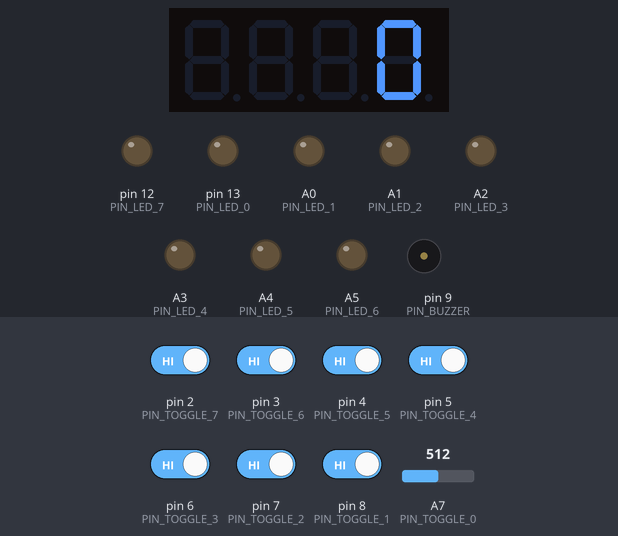
The sketch below on a simulated Arduino Nano, built with avr-gcc and run on an emulated ATmega328P. Parts: 4-digit seven-segment display, output pins drawn as LEDs (lit = HIGH), buzzer (waves = sounding, pin HIGH). The inputs (shaded band) are chosen by the test bench; at power-on: pin 2 (PIN_TOGGLE_7), pin 3 (PIN_TOGGLE_6), pin 4 (PIN_TOGGLE_5), pin 5 (PIN_TOGGLE_4), pin 6 (PIN_TOGGLE_3), pin 7 (PIN_TOGGLE_2), pin 8 (PIN_TOGGLE_1) HIGH, A7 (PIN_TOGGLE_0) = 512.

Above: at 0.03 s.
At 2.31 s:
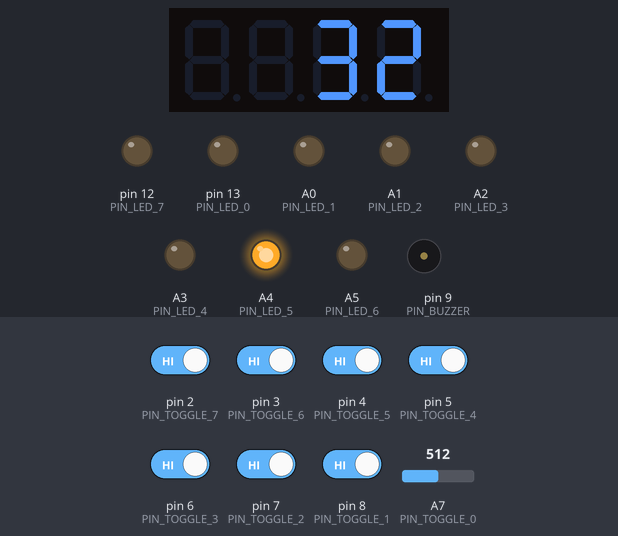
At 4.59 s:
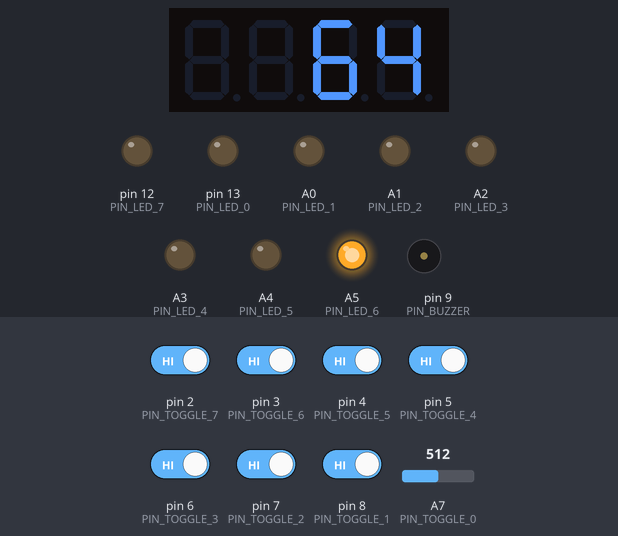
At 9.16 s:
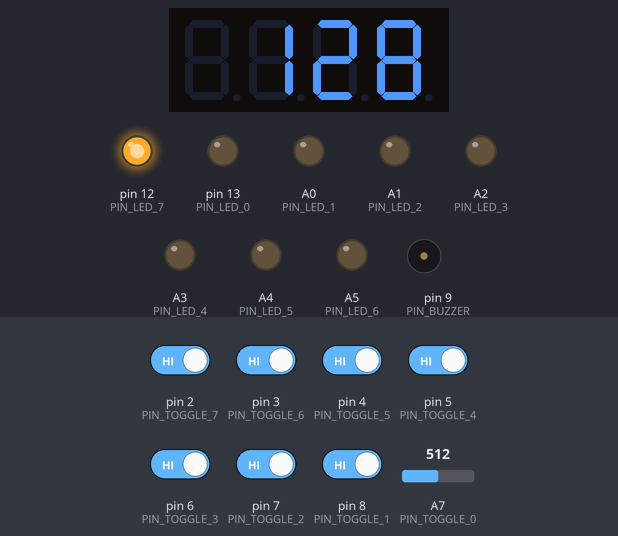
At 13.73 s:
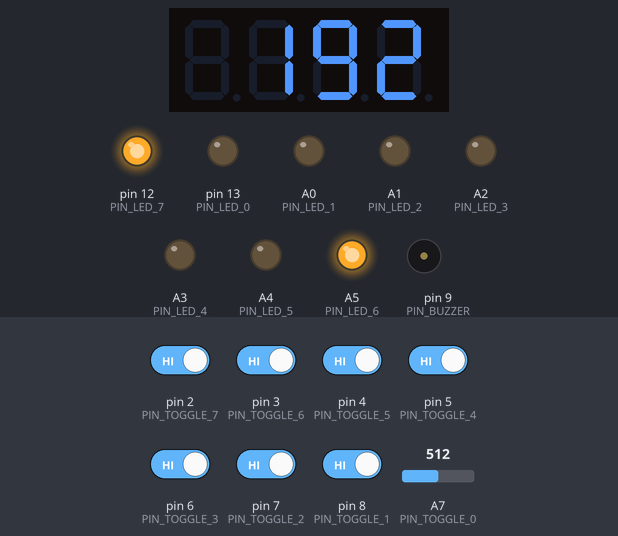
At 18.3 s:
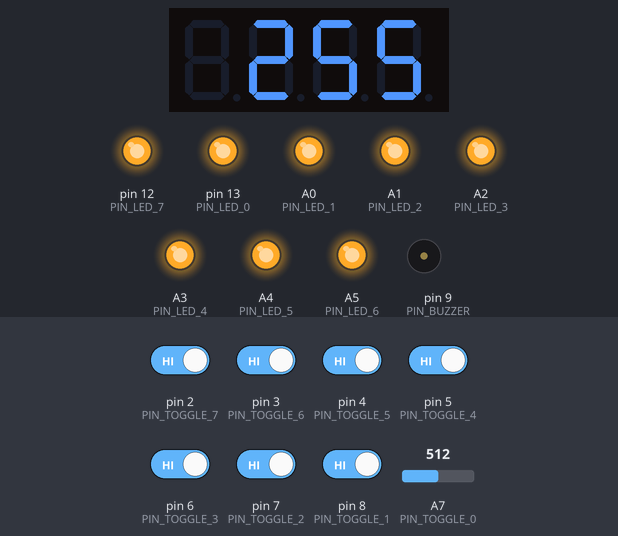
Timing chart, 0 to 19.8 s (numbered marks = the images above):
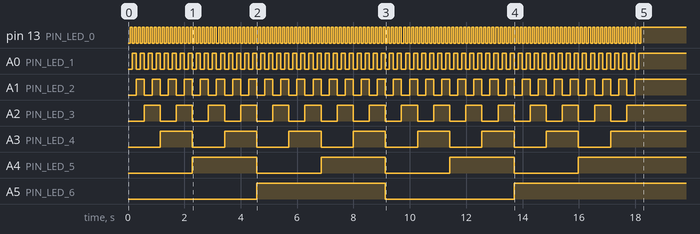

The sketch:

ToggleCounter.ino
```cpp
/*
   8-Bit Counter

   Converts the input of 8 toggle switches arranged to represent
   binary code into a decimal format displayed in a 7-segment display.

   Abort startup sequence by actuating any toggle switch.

   MCU: Arduino Nano with Atmega168p

   After 3 minutes of no activity  begin audible chirp.

   Due to pin limitations, toggle0 uses an analog pin with
   a pull-up resitor to detect the state via ADC.

   Created: 09-11-2020
   Reuben Strangelove

   Device uses 2x AA batteries.
   Consumes 107ma all LEDs on, 28ma all LEDs off.
*/

#include <TM1637Display.h> // https://github.com/avishorp/TM1637

#define PIN_TM1637_CLK 11
#define PIN_TM1637_DIO 10

#define PIN_BUZZER 9

#define PIN_LED_0 13
#define PIN_LED_1 A0
#define PIN_LED_2 A1
#define PIN_LED_3 A2
#define PIN_LED_4 A3
#define PIN_LED_5 A4
#define PIN_LED_6 A5
#define PIN_LED_7 12

#define PIN_TOGGLE_0 A7
#define PIN_TOGGLE_1 8
#define PIN_TOGGLE_2 7
#define PIN_TOGGLE_3 6
#define PIN_TOGGLE_4 5
#define PIN_TOGGLE_5 4
#define PIN_TOGGLE_6 3
#define PIN_TOGGLE_7 2

TM1637Display display(PIN_TM1637_CLK, PIN_TM1637_DIO);

const unsigned long timeOutDelay = 180000;  // milliseconds
const unsigned long chirpDelay = 20000;      // milliseconds

byte number;
byte oldNumber;
unsigned long timeOutMillis;
unsigned long chirpMillis;

void setup()
{
  // Set LED pins as ouputs.
  pinMode(PIN_LED_0, OUTPUT);
  pinMode(PIN_LED_1, OUTPUT);
  pinMode(PIN_LED_2, OUTPUT);
  pinMode(PIN_LED_3, OUTPUT);
  pinMode(PIN_LED_4, OUTPUT);
  pinMode(PIN_LED_5, OUTPUT);
  pinMode(PIN_LED_6, OUTPUT);
  pinMode(PIN_LED_7, OUTPUT);
  pinMode(PIN_BUZZER, OUTPUT);

  // Set toggle switch pins as inputs.
  pinMode(PIN_TOGGLE_0, INPUT);
  pinMode(PIN_TOGGLE_1, INPUT);
  pinMode(PIN_TOGGLE_2, INPUT);
  pinMode(PIN_TOGGLE_3, INPUT);
  pinMode(PIN_TOGGLE_4, INPUT);
  pinMode(PIN_TOGGLE_5, INPUT);
  pinMode(PIN_TOGGLE_6, INPUT);
  pinMode(PIN_TOGGLE_7, INPUT);

  // Enable internal pullups.
  digitalWrite(PIN_TOGGLE_1, HIGH);
  digitalWrite(PIN_TOGGLE_2, HIGH);
  digitalWrite(PIN_TOGGLE_3, HIGH);
  digitalWrite(PIN_TOGGLE_4, HIGH);
  digitalWrite(PIN_TOGGLE_5, HIGH);
  digitalWrite(PIN_TOGGLE_6, HIGH);
  digitalWrite(PIN_TOGGLE_7, HIGH);

  display.setBrightness(0xff);

  StartUpSequence();
}

void loop()
{
  // Chirp if no activity is detected on the toggles.
  if ((timeOutMillis + timeOutDelay) < millis())
  {
    if ((chirpMillis + chirpDelay) < millis())
    {
      digitalWrite(PIN_BUZZER, HIGH);
      delay(30);
      digitalWrite(PIN_BUZZER, LOW);
      chirpMillis = millis();
    }
  }

  // Turn on LEDs when toggles are actuated.
  digitalWrite(PIN_LED_0, analogRead(PIN_TOGGLE_0) > 100);
  digitalWrite(PIN_LED_1, digitalRead(PIN_TOGGLE_1));
  digitalWrite(PIN_LED_2, digitalRead(PIN_TOGGLE_2));
  digitalWrite(PIN_LED_3, digitalRead(PIN_TOGGLE_3));
  digitalWrite(PIN_LED_4, digitalRead(PIN_TOGGLE_4));
  digitalWrite(PIN_LED_5, digitalRead(PIN_TOGGLE_5));
  digitalWrite(PIN_LED_6, digitalRead(PIN_TOGGLE_6));
  digitalWrite(PIN_LED_7, digitalRead(PIN_TOGGLE_7));

  oldNumber = number;
  number = DecodeToggleSwitchesIntoNumber();

  // If there is activity on the toggle switches reset timeout.
  if (oldNumber != number)
  {
    timeOutMillis = millis();
  }

  display.showNumberDec(number, false);
}

byte DecodeToggleSwitchesIntoNumber()
{
  byte number;

  // Map toggle switches to bits of the byte to display.
  bitWrite(number, 0, analogRead(PIN_TOGGLE_0) > 100);
  bitWrite(number, 1, digitalRead(PIN_TOGGLE_1));
  bitWrite(number, 2, digitalRead(PIN_TOGGLE_2));
  bitWrite(number, 3, digitalRead(PIN_TOGGLE_3));
  bitWrite(number, 4, digitalRead(PIN_TOGGLE_4));
  bitWrite(number, 5, digitalRead(PIN_TOGGLE_5));
  bitWrite(number, 6, digitalRead(PIN_TOGGLE_6));
  bitWrite(number, 7, digitalRead(PIN_TOGGLE_7));

  return number;
}

// Automatically count up when powered on.
// Break upon user input.
void StartUpSequence()
{
  byte startupNumber = DecodeToggleSwitchesIntoNumber();

  for (int number = 0; number < 256; number++)
  {
    // Break startup sequence upon user input.
    if (startupNumber != DecodeToggleSwitchesIntoNumber())
    {
      return;
    }

    digitalWrite(PIN_LED_0, bitRead(number, 0));
    digitalWrite(PIN_LED_1, bitRead(number, 1));
    digitalWrite(PIN_LED_2, bitRead(number, 2));
    digitalWrite(PIN_LED_3, bitRead(number, 3));
    digitalWrite(PIN_LED_4, bitRead(number, 4));
    digitalWrite(PIN_LED_5, bitRead(number, 5));
    digitalWrite(PIN_LED_6, bitRead(number, 6));
    digitalWrite(PIN_LED_7, bitRead(number, 7));

    display.showNumberDec(number, false);

    delay(50);
  }

  // Pause at end of count sequence for effect.
  unsigned long curMillis = millis();
  while ((curMillis + 2000) > millis())
  {
    if (startupNumber != DecodeToggleSwitchesIntoNumber())
    {
      return;
    }
  }
}
```
